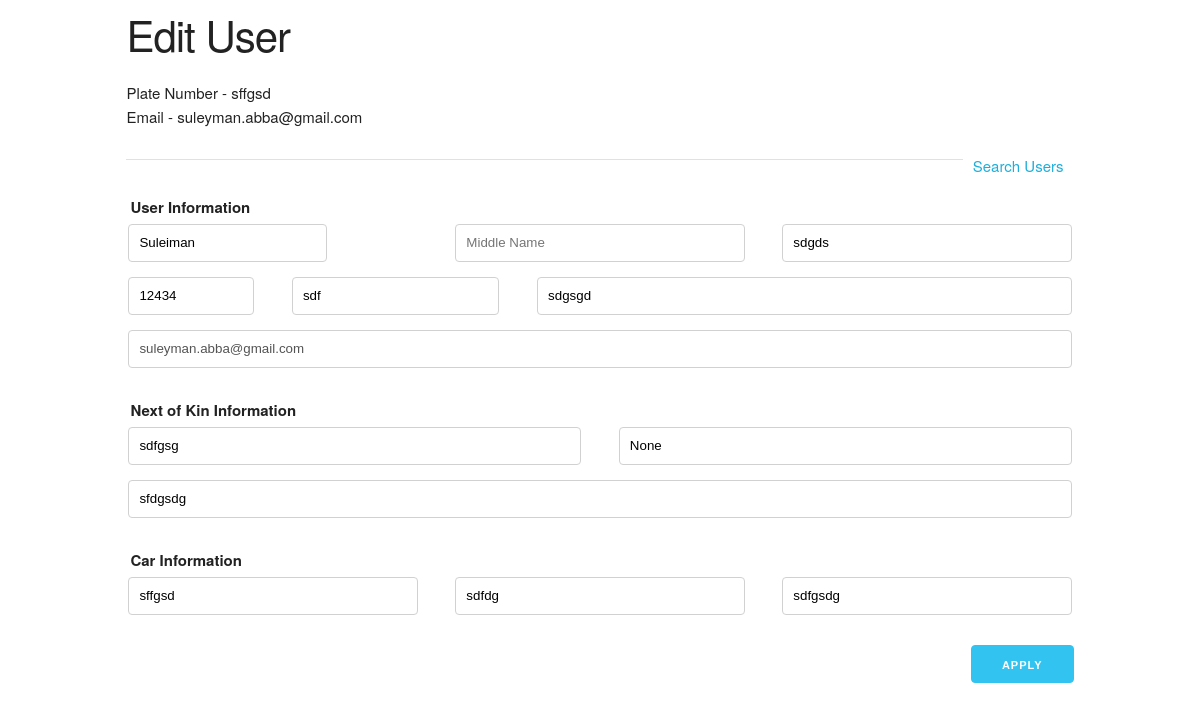
The page /admin/edit_user/1 (signed in) on the database as committed earlier.
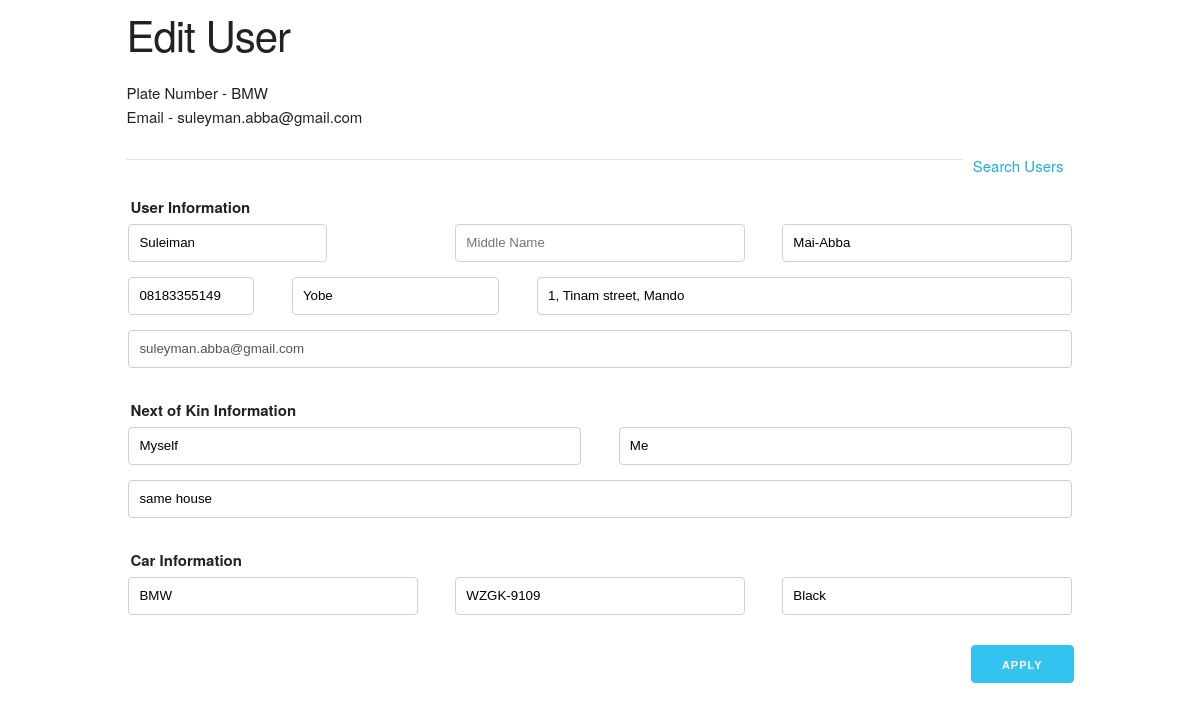
The same page on the database as committed later.
### anon/models.py (models this page shows, shortened)
class User(db.Model):
    __tablename__ = 'users'
    __searchable__ = ['plate_number', 'email']
    id = db.Column(db.Integer, primary_key=True)
    email = db.Column(db.String(128), unique=True, index=True)
    f_name = db.Column(db.String(128))
    m_name = db.Column(db.String(128))
    l_name = db.Column(db.String(128))
    gender = db.Column(db.CHAR(1))
    address = db.Column(db.String(128))
    phone = db.Column(db.CHAR(11))
    state = db.Column(db.String(64))
    nk_full_name = db.Column(db.String(128))
    nk_address = db.Column(db.String(128))
    nk_relation = db.Column(db.String(128))
    plate_number = db.Column(db.String(16), unique=True, index=True)
    model = db.Column(db.String(64))
    color = db.Column(db.String(64))
    is_active = db.Column(db.Boolean(), default=True)

### anon/admin/views.py (the view, shortened to what this page needs)
@admin.route('/admin/edit_user/<id>', methods=['GET', 'POST'])
@login_required
def edit_user(id):
    user = User.query.get(id)
    form = EditUser()
    return render_template('admin/edit_user.html', user=user, form=form)

### anon/models.py (called while the page is built)
@login_manager.user_loader
def load_user(user_id):
    return Admin.query.get(user_id)

### anon/templates/admin/edit_user.html (shortened to what this page needs)
{% extends "base.html" %}
{% block body %}
    <div class="container">
        <h2>Edit User</h2>
        <p>Plate Number - {{ user.plate_number }} <br> Email - {{ user.email }}</p>
        <div>
            <nav style="float: right;display: flex;">
                <li><a href="{{ url_for('.search_users') }}">Search Users</a></li>
            </nav>
        </div>
        <hr>
        <form method="post">
            <fieldset>
                <legend>User Information</legend>
                <div class="row">
                    <div class="four columns">
                        {{ form.fname(value=user.f_name) }}
                    </div>
                    <div class="four columns">
                        {{ form.mname(value=user.m_name) }}
                    </div>
                    <div class="four columns">
                        {{ form.lname(value=user.l_name) }}
                    </div>
                </div>
                <div class="row">
                    <div class="two columns">
                        {{ form.phone(value=user.phone) }}
                    </div>
                    <div class="three columns">
                        {{ form.state(value=user.state) }}
                    </div>
                    <div class="seven columns">
                        {{ form.address(value=user.address) }}
                    </div>
                </div>
                <div class="row">
                    <div>
                        {{ form.email(value=user.email) }}
                    </div>
                </div>
            </fieldset>
            <fieldset>
                <legend>Next of Kin Information</legend>
                <div class="row">
                    <div class="six columns">
                        {{ form.nk_name(value=user.nk_full_name) }}
                    </div>
                    <div class="six columns">
                        {{ form.nk_relation(value=user.nk_relation) }}
                    </div>
                </div>
                <div class="row">
                    <div class="columns">
                        {{ form.nk_address(value=user.nk_address) }}
                    </div>
                </div>
            </fieldset>
            <fieldset>
                <legend>Car Information</legend>
                <div class="row">
                    <div class="four columns">
                        {{ form.plate_number(value=user.plate_number) }}
                    </div>
                    <div class="four columns">
                        {{ form.model(value=user.model) }}
                    </div>
                    <div class="four columns">
                        {{ form.color(value=user.color) }}
                    </div>
                </div>
            </fieldset>
            <div class="row u-pull-right">
                {{ form.apply(class='button-primary') }}
            </div>
        </form>
    </div>
{% endblock %}

### anon/templates/base.html (shortened to what this page needs)
<!DOCTYPE html>
<html lang="en">
<head>
    <link rel="stylesheet" href="{{ url_for('static', filename='skeleton.css') }}">
    <link rel="stylesheet" href="{{ url_for('static', filename='custom.css') }}">
</head>
<body>
    {% block body %}{% endblock %}
</body>
</html>

### anon/static/skeleton.css (style rules this page uses)
.container { position: relative; width: 100%; max-width: 960px; margin: 0 auto; padding: 0 20px; box-sizing: border-box; }
.column, .columns { width: 100%; float: left; box-sizing: border-box; }
@media (min-width: 400px) { .container { width: 85%; padding: 0; } }
@media (min-width: 550px) { .container { width: 80%; } }
@media (min-width: 550px) { .column, .columns { margin-left: 4%; } }
@media (min-width: 550px) { .column:first-child, .columns:first-child { margin-left: 0; } }
@media (min-width: 550px) { .two.columns { width: 13.3333333333%; } }
@media (min-width: 550px) { .three.columns { width: 22%; } }
@media (min-width: 550px) { .four.columns { width: 30.6666666667%; } }
@media (min-width: 550px) { .six.columns { width: 48%; } }
@media (min-width: 550px) { .seven.columns { width: 56.6666666667%; } }
html { font-size: 62.5%; }
body { font-size: 1.5em; line-height: 1.6; font-weight: 400; font-family: "Raleway", "HelveticaNeue", "Helvetica Neue", Helvetica, Arial, sans-serif; color: #222; }
h1, h2, h3, h4, h5, h6 { margin-top: 0; margin-bottom: 2rem; font-weight: 300; }
h2 { font-size: 3.6rem; line-height: 1.25; letter-spacing: -.1rem; }
@media (min-width: 550px) { h2 { font-size: 4.2rem; } }
p { margin-top: 0; }
a { color: #1EAEDB; }
.button, button, input[type="submit"], input[type="reset"], input[type="button"] { display: inline-block; height: 38px; padding: 0 30px; color: #555; text-align: center; font-size: 11px; font-weight: 600; line-height: 38px; letter-spacing: .1rem; text-transform: uppercase; text-decoration: none; white-space: nowrap; background-color: transparent; border-radius: 4px; border: 1px solid #bbb; cursor: pointer; box-sizing: border-box; }
.button.button-primary, button.button-primary, input[type="submit"].button-primary, input[type="reset"].button-primary, input[type="button"].button-primary { color: #FFF; background-color: #33C3F0; border-color: #33C3F0; }
input[type="email"], input[type="number"], input[type="search"], input[type="text"], input[type="tel"], input[type="url"], input[type="password"], textarea, select { height: 38px; padding: 6px 10px; background-color: #fff; border: 1px solid #D1D1D1; border-radius: 4px; box-shadow: none; box-sizing: border-box; }
input[type="email"], input[type="number"], input[type="search"], input[type="text"], input[type="tel"], input[type="url"], input[type="password"], textarea { -webkit-appearance: none; -moz-appearance: none; appearance: none; }
label, legend { display: block; margin-bottom: .5rem; font-weight: 600; }
fieldset { padding: 0; border-width: 0; }
li { margin-bottom: 1rem; }
input, textarea, select, fieldset { margin-bottom: 1.5rem; }
pre, blockquote, dl, figure, table, p, ul, ol, form { margin-bottom: 2.5rem; }
.u-full-width { width: 100%; box-sizing: border-box; }
.u-pull-right { float: right; }
hr { margin-top: 3rem; margin-bottom: 3.5rem; border-width: 0; border-top: 1px solid #E1E1E1; }
.container:after, .row:after, .u-cf { content: ""; display: table; clear: both; }

### anon/static/custom.css (style rules this page uses)
li { list-style: none; margin: 0 10px 0 10px; }
a { text-decoration: none; }

Rows that differ between the two databases and show on the page:
changed User "suleyman.abba@gmail.com": plate_number "sffgsd" → "BMW"; phone "12434" → "08183355149"; state "sdf" → "Yobe"; address "sdgsgd" → "1, Tinam street, Mando"; nk_relation "None" → "Me"; nk_address "sfdgsdg" → "same house"; model "sdfdg" → "WZGK-9109"; color "sdfgsdg" → "Black"
Other text that changed with them:
form field lname: "sdgds" → "Mai-Abba"
form field nk_name: "sdfgsg" → "Myself"
